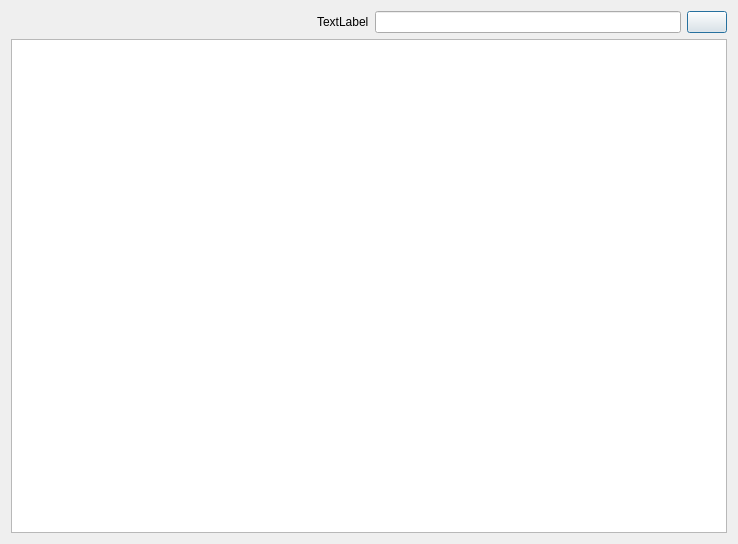
<?xml version="1.0" encoding="UTF-8"?>
<ui version="4.0">
 <class>Dialog</class>
 <widget class="QDialog" name="Dialog">
  <property name="geometry">
   <rect>
    <x>0</x>
    <y>0</y>
    <width>738</width>
    <height>544</height>
   </rect>
  </property>
  <property name="windowTitle">
   <string>Dialog</string>
  </property>
  <layout class="QVBoxLayout" name="verticalLayout">
   <item>
    <layout class="QHBoxLayout" name="horizontalLayout">
     <item>
      <spacer name="horizontalSpacer">
       <property name="orientation">
        <enum>Qt::Horizontal</enum>
       </property>
       <property name="sizeHint" stdset="0">
        <size>
         <width>40</width>
         <height>20</height>
        </size>
       </property>
      </spacer>
     </item>
     <item>
      <widget class="QLabel" name="magnifierLabel">
       <property name="text">
        <string>TextLabel</string>
       </property>
      </widget>
     </item>
     <item>
      <widget class="QLineEdit" name="searchLineEdit"/>
     </item>
     <item>
      <widget class="QPushButton" name="clearButton">
       <property name="text">
        <string/>
       </property>
      </widget>
     </item>
    </layout>
   </item>
   <item>
    <widget class="QTableWidget" name="tableWidget"/>
   </item>
  </layout>
 </widget>
 <resources/>
 <connections>
  <connection>
   <sender>searchLineEdit</sender>
   <signal>textChanged(QString)</signal>
   <receiver>Dialog</receiver>
   <slot>lineEditFieldModified()</slot>
   <hints>
    <hint type="sourcelabel">
     <x>509</x>
     <y>26</y>
    </hint>
    <hint type="destinationlabel">
     <x>368</x>
     <y>271</y>
    </hint>
   </hints>
  </connection>
  <connection>
   <sender>clearButton</sender>
   <signal>pressed()</signal>
   <receiver>Dialog</receiver>
   <slot>clearButtonClicked()</slot>
   <hints>
    <hint type="sourcelabel">
     <x>688</x>
     <y>27</y>
    </hint>
    <hint type="destinationlabel">
     <x>368</x>
     <y>271</y>
    </hint>
   </hints>
  </connection>
 </connections>
 <slots>
  <slot>lineEditFieldModified()</slot>
  <slot>clearButtonClicked()</slot>
 </slots>
</ui>
